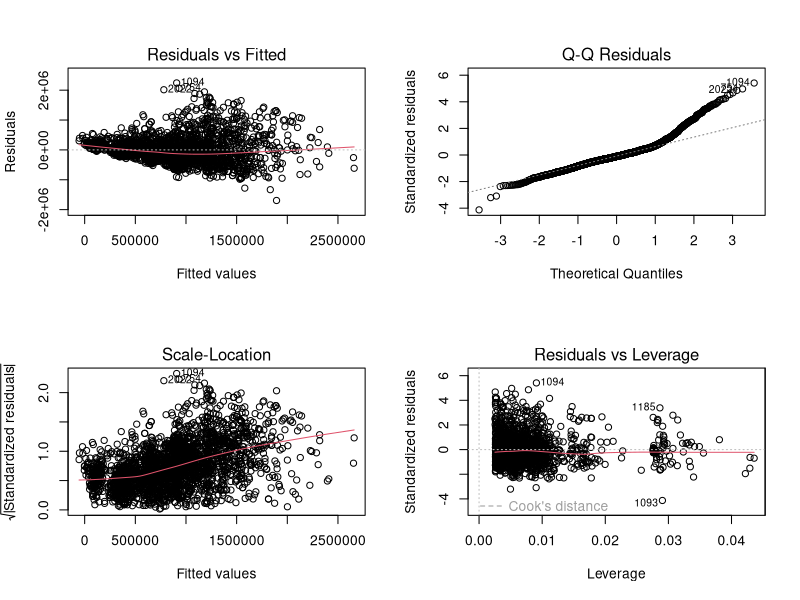
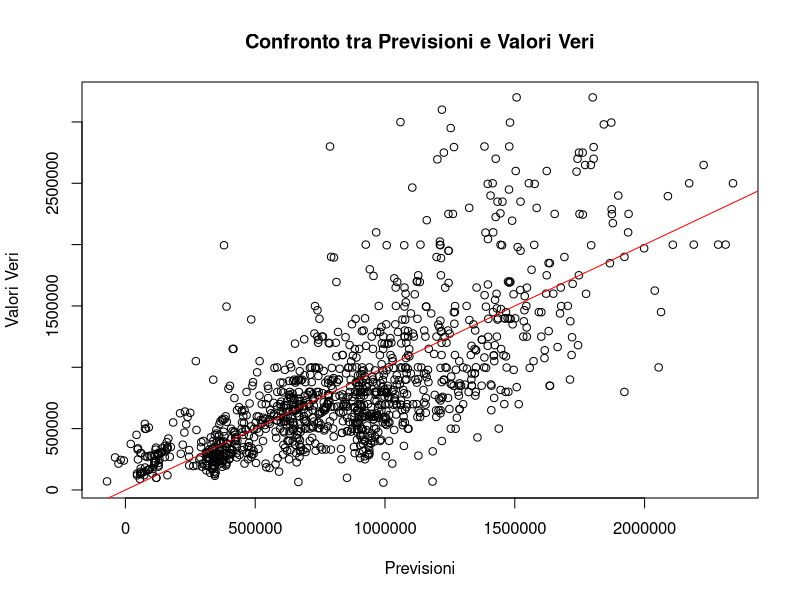
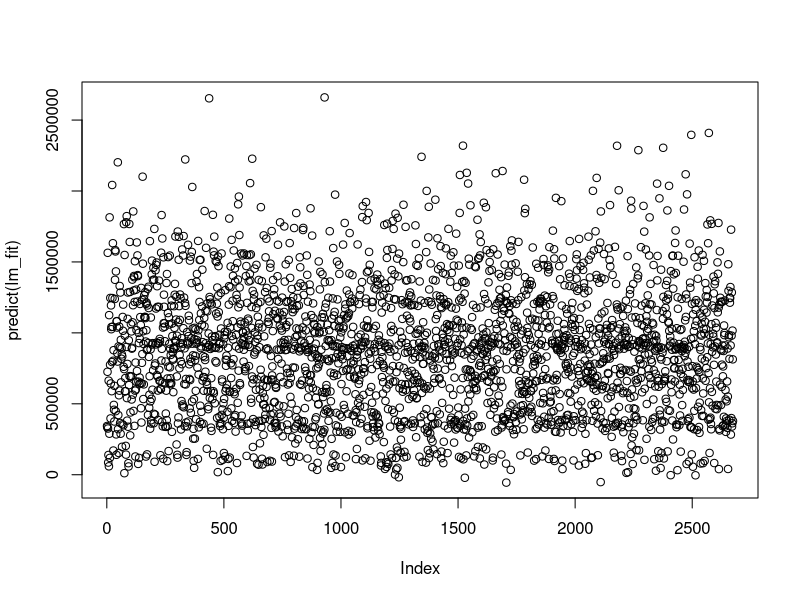
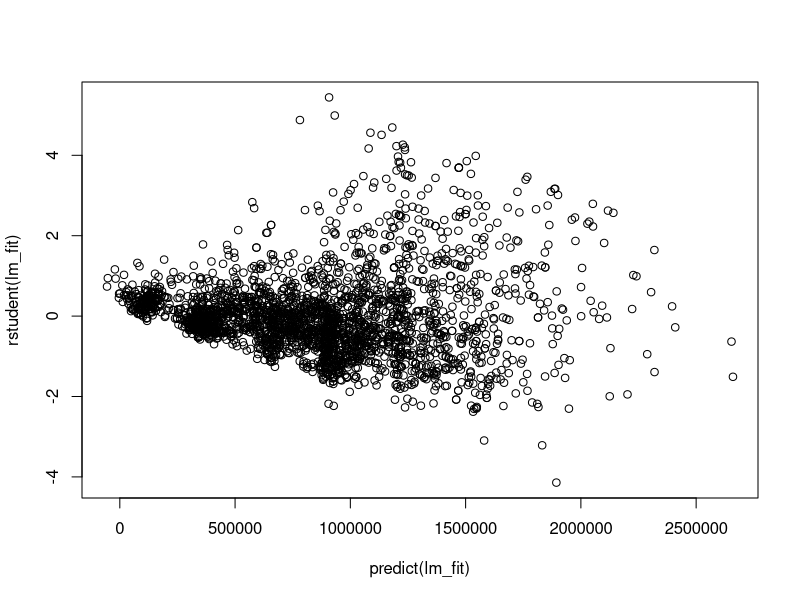

R code for these plots, in order:
# Load required libraries
library(readr)
library(boot)
library(dplyr)
library(fastDummies)

# Set the seed for reproducibility


set.seed(123)
rm(list = ls()) # clear all environment variable
graphics.off()  # close all plot

df <- read_csv("dataset/NY-House-Dataset 2.csv")
df <- df[, -1]
df <- df[, !(names(df) %in% c("BROKERTITLE", "ADDRESS", "STATE", "MAIN_ADDRESS", "ADMINISTRATIVE_AREA_LEVEL_2", "LOCALITY", "STREET_NAME", "LONG_NAME", "FORMATTED_ADDRESS"))]

vars <- c("PRICE","BEDS","BATH","PROPERTYSQFT")
df_filtered <- df
for(var in vars){
  Q1 <- quantile(df_filtered[[var]], 0.25)
  Q3 <- quantile(df_filtered[[var]], 0.75)
  
  IQR <- Q3-Q1
  lower_limit <- Q1-2*IQR
  upper_limit <- Q3+2*IQR
  
  df_filtered <- df_filtered[df_filtered[[var]] >= lower_limit &
  df_filtered[[var]] <= upper_limit, ]
  
}

df <- dummy_cols(df_filtered)
df <- df[, !(names(df) %in% c("TYPE", "SUBLOCALITY"))]


correlation_matrix <- cor(df)[, "PRICE"]
low_corr_vars <- names(correlation_matrix[abs(correlation_matrix) < 0.05])
df <- df[, !(names(df) %in% low_corr_vars)]


## TEST 30 - TRAIN 70

train <- sample(dim(df)[1], round(dim(df)[1]*0.7))
lm_fit <- lm(PRICE ~ ., data = df[train,])
summary(lm_fit)
dev.new()
par(mfrow = c(2, 2))
plot(lm_fit)

#MSE TEST E TRAIN

err = (df$PRICE - predict(lm_fit, df))^2
training_err = mean(err[train])
test_err = mean(err[-train])


#PREVISIONI SUL SET DI TEST CONTRO I VALORI REALI

test_predictions <- predict(lm_fit, newdata = df[-train, ])
true_values <- df$PRICE[-train]
correlation <- cor(test_predictions, true_values) #correlazione calcolata tra le previsioni fatte dal modello sul set di test e i valori reali del set.
print(correlation)
dev.new()
plot(test_predictions, true_values, xlab = "Previsioni", ylab = "Valori Veri",
     main = "Confronto tra Previsioni e Valori Veri")
abline(a = 0, b = 1, col = "red")


# Confidence intervals on coefficients

confint(lm_fit, level = 0.95) # ATTENZIONE!! ALCUNI COEFFICIENTI HANNO ZERO DENTRO INTERVALLO DI CONFIDENZA!!
dev.new()
plot(predict(lm_fit)) # SONO PRESENTI PATTERN -> non linearità nei dati
dev.new()
plot(predict(lm_fit), rstudent(lm_fit))
